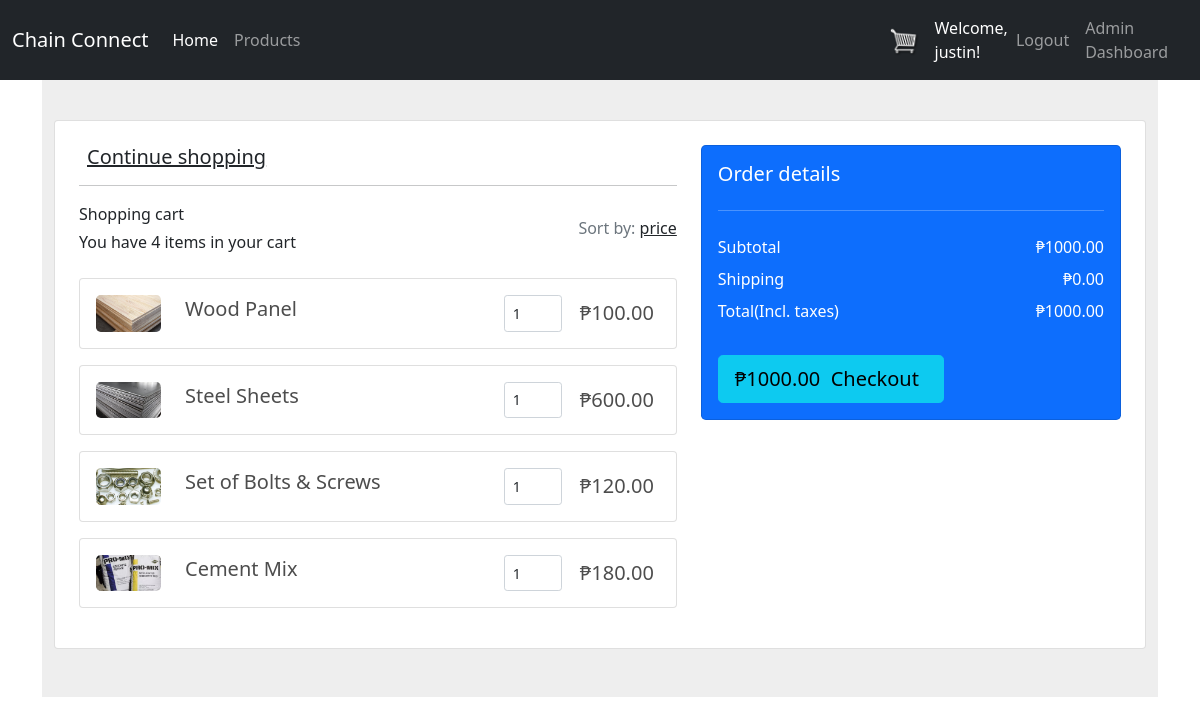
The app's page /cart/ (signed in) with its own data.
### core/models.py (models this page shows, shortened)
class Order(models.Model):
	customer = models.ForeignKey(Customer, on_delete=models.SET_NULL, null=True, blank=True)
	date_ordered = models.DateTimeField(auto_now_add=True)
	complete = models.BooleanField(default=False)
	transaction_id = models.CharField(max_length=100, null=True)
	@property
	def get_cart_total(self):
		orderitems = self.orderitem_set.all()
		total = sum([item.get_total for item in orderitems])
		return total
	@property
	def get_cart_items(self):
		orderitems = self.orderitem_set.all()
		total = sum([item.quantity for item in orderitems])
		return total

class OrderItem(models.Model):
	product = models.ForeignKey(Product, on_delete=models.SET_NULL, null=True)
	order = models.ForeignKey(Order, on_delete=models.SET_NULL, null=True)
	quantity = models.IntegerField(default=0, null=True, blank=True)
	date_added = models.DateTimeField(auto_now_add=True)
	@property
	def get_total(self):
		total = self.product.price * self.quantity
		return total

class Product(models.Model):
	name = models.CharField(max_length=200)
	price = models.FloatField()
	digital = models.BooleanField(default=False,null=True, blank=True)
	image = models.ImageField(null=True, blank=True)
	@property
	def imageURL(self):
		try:
			url = self.image.url
		except:
			url = ''
		return url

### core/views.py (the view)
# urls.py: path('cart/', cart, name = 'cart'),
def cart(request):
  data = cartData(request)
  cartItems = data['cartItems']
  order = data['order']
  items = data['items']
  context = {'items': items, 'order': order, 'cartItems':cartItems}
  return render(request, 'core/cart.html', context)

### core/utils.py (called while the page is built)
def cartData(request):
	if request.user.is_authenticated:
		customer = request.user.customer
		order, created = Order.objects.get_or_create(customer=customer, complete=False)
		items = order.orderitem_set.all()
		cartItems = order.get_cart_items
	else:
		cookieData = cookieCart(request)
		cartItems = cookieData['cartItems']
		order = cookieData['order']
		items = cookieData['items']
	return {'cartItems':cartItems ,'order':order, 'items':items}

### core/templates/core/cart.html (shortened to what this page needs)
{% extends 'core/base.html' %}
{% load static %}
{% block content %}
<section class="h-100 h-custom" style="background-color: #eee;">
    <div class="container py-5 h-100">
        <div class="row d-flex justify-content-center align-items-center h-100">
            <div class="col">
                <div class="card">
                    <div class="card-body p-4">
                        <div class="row">
                            <div class="col-lg-7">
                                <h5 class="mb-3"><a href="#" class="text-body">Continue shopping</a></h5>
                                <hr>
                                <div class="d-flex justify-content-between align-items-center mb-4">
                                    <div>
                                        <p class="mb-1">Shopping cart</p>
                                        <p class="mb-0">You have {{order.get_cart_items}} items in your cart</p>
                                    </div>
                                    <div>
                                        <p class="mb-0"><span class="text-muted">Sort by:</span> <a href="#!" class="text-body">price </a></p>
                                    </div>
                                </div>
                                {% for item in items %}
                                <div class="card mb-3">
                                    <div class="card-body">
                                        <div class="d-flex justify-content-between">
                                            <div class="d-flex flex-row align-items-center">
                                                <div>
                                                    <img src="{{item.product.imageURL}}" class="img-fluid rounded-3" alt="Shopping item" style="width: 65px;">
                                                </div>
                                                <div class="ms-4">
                                                    <h5>{{item.product.name}}</h5>
                                                </div>
                                            </div>
                                            <div class="col-md-3 col-lg-3 col-xl-2 d-flex ms-auto">
                                                <button data-product="{{item.product.id}}" data-action="remove" data-mdb-button-init data-mdb-ripple-init class="btn btn-link px-2 update-cart">
                                                </button>
                                                <input id="form1" min="0" name="quantity" value="{{item.quantity}}" type="number" class="form-control form-control-sm" />
                                                <button data-product="{{item.product.id}}" data-action="add" data-mdb-button-init data-mdb-ripple-init class="btn btn-link px-2 update-cart">
                                                </button>
                                            </div>
                                            <div class="d-flex flex-row align-items-center">
                                                <div style="width: 80px;">
                                                    <h5 class="mb-0">₱{{item.product.price|floatformat:2}}</h5>
                                                </div>
                                            </div>
                                        </div>
                                    </div>
                                </div>
                                {% endfor %}
                            </div>
                            <div class="col-lg-5">
                                <div class="card bg-primary text-white rounded-3">
                                    <div class="card-body">
                                        <div class="d-flex justify-content-between align-items-center">
                                          <h5 class="mb-0 text-white">Order details</h5>
                                        </div>
                                        <hr class="my-4">
                                        <div class="d-flex justify-content-between">
                                            <p class="mb-2">Subtotal</p>
                                            <p class="mb-2">₱{{order.get_cart_total|floatformat:2}}</p>
                                        </div>
                                        <div class="d-flex justify-content-between">
                                            <p class="mb-2">Shipping</p>
                                            <p class="mb-2">₱0.00</p>
                                        </div>
                                        <div class="d-flex justify-content-between mb-4">
                                            <p class="mb-2">Total(Incl. taxes)</p>
                                            <p class="mb-2">₱{{order.get_cart_total|floatformat:2}}</p>
                                        </div>
                                        <button type="button" data-mdb-button-init data-mdb-ripple-init class="btn btn-info btn-block btn-lg">
                                            <div class="d-flex justify-content-between">
                                                <a href="/checkout" class="text-reset text-decoration-none">
                                                    <span>₱{{order.get_cart_total|floatformat:2}}&nbsp;</span>
                                                    <span class="me-auto mb-2 mb-lg-0"> Checkout </span>
                                                </a>
                                            </div>
                                        </button>
                                    </div>
                                </div>
                            </div>
                        </div>
                    </div>
                </div>
            </div>
        </div>
    </div>
</section>
{% endblock content %}

### core/templates/core/base.html (shortened to what this page needs)
<!DOCTYPE html>
{% load static %}
<html>
    <head>
        <link rel="stylesheet" type="text/css" href="{% static 'css/main.css' %}">
        <link href="https://cdn.jsdelivr.net/npm/bootstrap@5.0.2/dist/css/bootstrap.min.css" rel="stylesheet">
    </head>
    <body>
        <nav class="navbar navbar-expand-lg navbar-dark bg-dark fixed-top">
            <div class="container">
              <a class="navbar-brand" href="/home">Chain Connect</a>
              <div class="collapse navbar-collapse" id="navbarNav">
                <ul class="navbar-nav">
                  <li class="nav-item">
                    <a class="nav-link active" aria-current="page" href="/home">Home</a>
                  </li>
                  <li class="nav-item">
                    <a class="nav-link" href="/store">Products</a>
                  </li>
                </ul>
              </div>
            </div>
            <div class="collapse navbar-collapse" id="navbarContent">
                <ul class="navbar-nav me-auto mb-2 mb-lg-0 pe-4 d-flex align-items-center">
                    <li class="nav-item">
                        <a class="navbar-brand" href="/cart">
                            <img src= {% static 'images/cart.png' %} alt="" width="30" height="30">
                          </a>
                    </li>
                    {% if request.user.is_authenticated %}
                    <li class="nav-item d-inline-block">
                        <span class="navbar-text text-white">Welcome, {{ request.user.username }}!</span>
                    </li>
                    <li class="nav-item">
                        <a class="nav-link" href="{% url 'logout' %}">Logout</a>
                    </li>
                      {% if request.user.is_superuser %}
                      <li class="nav-item">
                          <a class="nav-link" href="{% url 'admin_dashboard' %}">Admin Dashboard</a>
                      </li>
                      {% endif %}
                    {% else %}
                    <li class="nav-item">
                        <a class="nav-link" href="{% url 'login' %}">Login</a>
                    </li>
                    {% endif %}
                </ul>
            </div>
          </nav>
          <div class="container mt-5">
            <br>
            {% block content %}
            {% endblock content %}
         </div>
    </body>
</html>

### static/css/main.css (style rules this page uses)
body { background-color: hsl(0, 0%, 98%); }
h1,h2,h3,h4,h5,h6 { color:hsl(0, 0%, 30%); }
.btn { border-radius: 0; }
@media (min-width: 1025px) { .h-custom { height: 100vh !important; } }

### records on screen
Order: get_cart_items "4", get_cart_total "1000.00"
OrderItem: product.imageURL (picture), product.name "Wood Panel", quantity "1", product.price "100.00"
OrderItem: product.imageURL (picture), product.name "Steel Sheets", quantity "1", product.price "600.00"
OrderItem: product.imageURL (picture), product.name "Set of Bolts & Screws", quantity "1", product.price "120.00"
OrderItem: product.imageURL (picture), product.name "Cement Mix", quantity "1", product.price "180.00"

### other values on screen
{{ request.user.username }} "justin"
